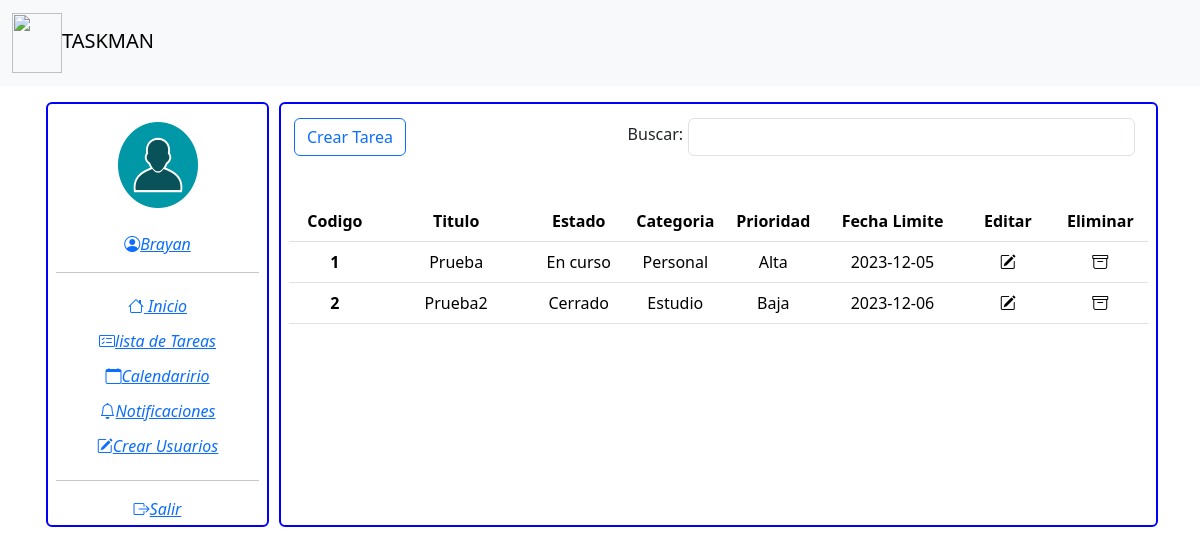
Page /ListaTareas/index.php on the committed database.
### tables this page shows
CREATE TABLE `tareas` (
  `codigo` int(15) NOT NULL,
  `titulo` varchar(25) NOT NULL,
  `descripcion` varchar(100) DEFAULT NULL,
  `fecha_creacion` date NOT NULL DEFAULT current_timestamp(),
  `fecha_entrega` date DEFAULT NULL,
  `fecha_vencimiento` date NOT NULL,
  `tblCategoriaId` int(15) NOT NULL,
  `tblPrioridadId` int(15) NOT NULL,
  `tblEstadoId` int(15) NOT NULL,
  `recursos` varchar(100) DEFAULT NULL,
  `Observacion` varchar(100) DEFAULT NULL,
  `tblAuditoriaId` int(15) NOT NULL
);

CREATE TABLE `estado` (
  `idEstado` int(15) NOT NULL,
  `estados` varchar(15) NOT NULL
);

CREATE TABLE `categoria` (
  `idCategoria` int(15) NOT NULL,
  `categorias` varchar(15) NOT NULL
);

CREATE TABLE `prioridad` (
  `idPrioridad` int(15) NOT NULL,
  `prioridades` varchar(15) NOT NULL
);

### ListaTareas/index.php (the view, shortened to what this page needs)
<?php
include "../includes/connect.php"
?>
<!doctype html>
<html lang="es">
  <head>
    <link href="https://cdn.jsdelivr.net/npm/bootstrap@5.3.2/dist/css/bootstrap.min.css" rel="stylesheet">
    <link rel="stylesheet" href="https://cdn.jsdelivr.net/npm/bootstrap-icons@1.11.2/font/bootstrap-icons.min.css">
    <link rel="stylesheet" href="styles.css">
  </head>
  <body>
    <nav class="navbar bg-body-tertiary">
        <div class="container-fluid">
          <a class="navbar-brand" href="index.html"><img src="../images/logo.enc" width="50px" height="60px">TASKMAN</a>
        </div>
      </nav>
    <div class="container">
        <div class="usuario">
            <section class="section">
             <a href="Perfil/index.html" ><img src="../images/avatar-icon-vector-illustration.jpg" alt="" class="avatar">
             <br>
             <br>
             <i class="bi bi-person-circle">Brayan</i>
             </a>
            </section>
            <hr>
            <section class="section2">
              <a href="index.html"><i class="bi bi-house"> Inicio</i></a>
              <br>
              <a href="ListaTareas/index.html"><i class="bi bi-card-checklist">lista de Tareas</i></a>
              <br>
              <a href="Calendario/"><i class="bi bi-calendar">Calendaririo</i></a>
              <br>
              <a href="Notificaciones/"><i class="bi bi-bell">Notificaciones</i></a>
              <br>
              <a href="Notificaciones/"><i class="bi bi-pencil-square">Crear Usuarios</i></a>
              <br>
            </section>
            <hr>
            <section class="section3">
              <a href="Salir/"><i class="bi bi-box-arrow-right">Salir</i></a>
              <br>
            </section>
        </div>
        <div class="contenido">
          <div class="cabeza">
          <a href="#"><button type="button" class="btn btn-outline-primary" >Crear Tarea</button></a>
          <form class="d-flex" role="search" method="get">
          <label for="buscador" style="padding:4px 5px 0px 0px; position:relative; float:left;" >Buscar:  </label>
          <input class="form-control me-2 light-table-filter" type="text" name="buscador" id="buscador" data-table="table_id" placeholder="" aria-label="Search">
        </form>
          </div>
          <div class="cuerpo">
            <table class="table table-hover table-fixed table_id">
              <thead >
               <tr>
                <th scope="col" style="width:100.4px">Codigo</th>
                <th scope="col" style="width:251px">Titulo</th>
                <th scope="col" style="width:100.4px">Estado</th>
                <th scope="col" style="width:100.4px">Categoria</th>
                <th scope="col" style="width:100.4px">Prioridad</th>
                <th scope="col" style="width:150.6px">Fecha Limite</th>
                <th scope="col" style="width:100.4px">Editar</th>
                <th scope="col" style="width:100.4px">Eliminar</th>
               </tr>
              </thead>
              <tbody >
              <?php
               $query= "SELECT Ta.codigo, Ta.titulo, Ta.tblEstadoId, Ta.tblCategoriaId,
               Ta.tblPrioridadId,Ta.fecha_vencimiento,
               Es.estados,
               Ca.categorias,
               Pr.prioridades
               FROM tareas as Ta
               INNER JOIN estado as Es ON Ta.tblEstadoId = Es.idEstado
               INNER JOIN categoria as Ca ON Ta.tblCategoriaId = Ca.IdCategoria
                INNER JOIN prioridad as Pr ON Ta.tblPrioridadId = Pr.IdPrioridad";
               $query = mysqli_query($conn, $query);
               while ($fila = mysqli_fetch_assoc($query)){
                  ?>
                <tr>
                  <th scope="row" ><?php echo $fila["codigo"];?></th>
                  <td  ><?=  $fila['titulo'];?></td>
                  <td  ><?= $fila['estados'];?></td>
                  <td  ><?= $fila['categorias'];?></td>
                  <td  ><?= $fila['prioridades'];?></td>
                  <td  ><?= $fila['fecha_vencimiento'];?></td>
                  <td ><i class="bi bi-pencil-square"></i></td>
                  <td ><i class="bi bi-archive"></i></td>
                </tr>
              </tbody>
              <?php
              }
              ?>
            </table>
          </div>
        </div>
    </div>
  </body>
</html>

### ListaTareas/styles.css (style rules this page uses)
body { height: 100%; width: 100%; }
.section { height: 33%; }
.container { display: flex; width: 100%; height: 100%; }
.usuario { margin-top: 16px; margin-left: 4px; border-radius: 6px; background-color: white; border: 2px blue solid; width: 25%; height: 100%; padding: 4px 8px 4px; max-height: 100%; }
.contenido { position: block; max-height: 100%; background-color: white; width: 100%; margin-left: 10px; margin-top: 16px; border: 2px blue solid; border-radius: 6px; padding: 4px 8px 4px; }
.section2 i { line-height: 35px; }
.section , .section2 , .section3 { text-align: center; }
.avatar { padding-top: 14px; width: 80px; height: 100px; }
.cabeza { width: 100%; height: 20%; display: block; margin-top: 10px; margin-left: 5px; }
.cuerpo { width: 100%; height: 80%; display: block; }
table { text-align: center; width: 100%; height: 90%; display: block; overflow: scroll; }
.table-fixed { height: 80%; width: 100%; display: block; }
td,th { white-space: nowrap; text-overflow: ellipsis; max-width: 180px !important; overflow: hidden !important; max-height: 42px !important; }
.d-flex { position: relative; float: right; width: 60%; right: 10px; }

### rows in the picture
tareas: codigo "1", titulo "Prueba", tblEstadoId.estados "En curso", tblCategoriaId.categorias "Personal", tblPrioridadId.prioridades "Alta", fecha_vencimiento "2023-12-05"
tareas: codigo "2", titulo "Prueba2", tblEstadoId.estados "Cerrado", tblCategoriaId.categorias "Estudio", tblPrioridadId.prioridades "Baja", fecha_vencimiento "2023-12-06"
